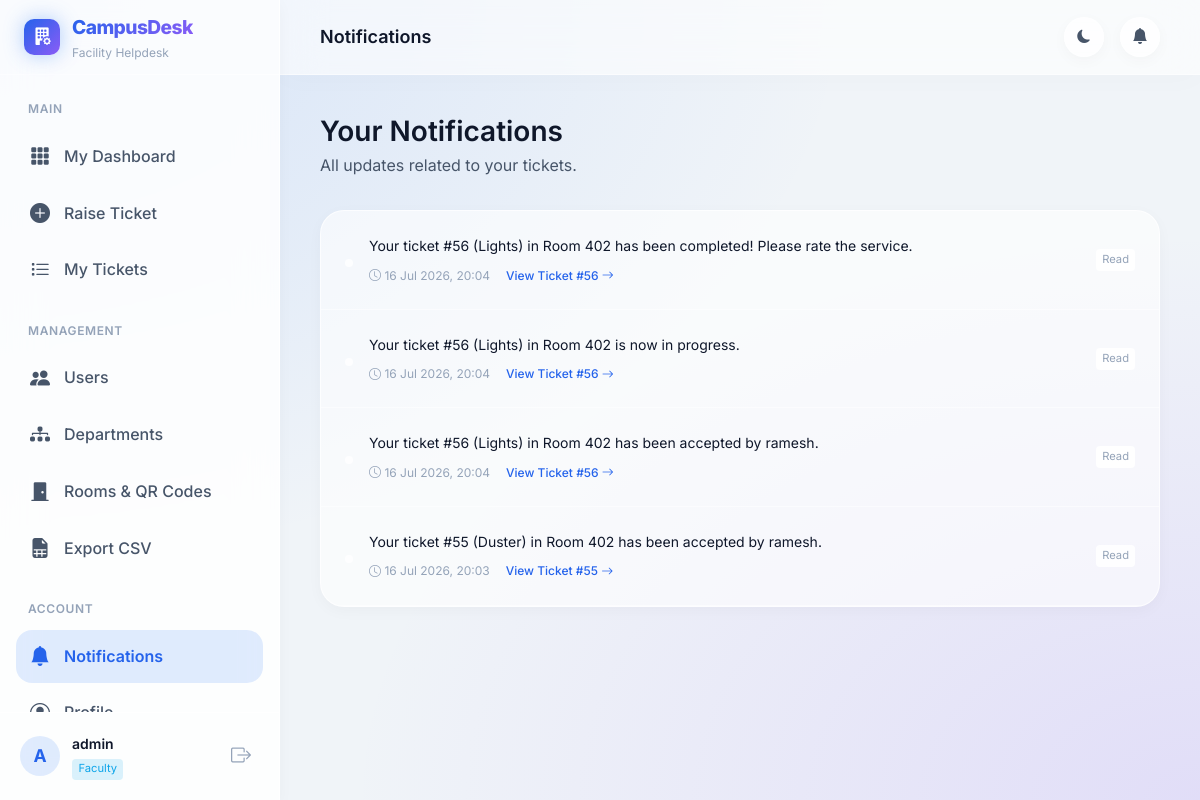
Screenshot of /notifications/ (signed in) with the database file from the repository.
### accounts/models.py (models this page shows, shortened)
class CustomUser(AbstractUser):
    ROLE_CHOICES = (
        ('ADMIN', 'Admin'),
        ('FACULTY', 'Faculty'),
        ('ATTENDER', 'Attender'),
    )
    role = models.CharField(max_length=15, choices=ROLE_CHOICES, default='FACULTY')
    phone_number = models.CharField(max_length=15, blank=True, null=True)
    department = models.ForeignKey(
        'tickets.Department',
        on_delete=models.SET_NULL,
        null=True,
        blank=True,
        related_name='users'
    )
    @property
    def is_admin_role(self):
        return self.role == 'ADMIN' or self.is_superuser

### notifications/models.py (models this page shows, shortened)
class Notification(models.Model):
    recipient = models.ForeignKey(
        settings.AUTH_USER_MODEL,
        on_delete=models.CASCADE,
        related_name='notifications'
    )
    ticket = models.ForeignKey(
        Ticket,
        on_delete=models.CASCADE,
        null=True,
        blank=True,
        related_name='notifications'
    )
    message = models.TextField()
    is_read = models.BooleanField(default=False)
    created_at = models.DateTimeField(auto_now_add=True)
    class Meta:
        ordering = ['-created_at']

### tickets/models.py (models this page shows, shortened)
class Ticket(models.Model):
    CATEGORY_CHOICES = (
        ('SUPPLIES', 'Classroom Supplies'),
        ('TECHNICAL', 'Technical Issues'),
        ('MAINTENANCE', 'Maintenance'),
    )
    SUB_CATEGORY_CHOICES = (
        ('Chalk', 'Chalk'),
        ('Duster', 'Duster'),
        ('Marker', 'Marker'),
        ('White Paper', 'White Paper'),
        ('Projector', 'Projector'),
        ('Microphone', 'Microphone'),
        ('Speaker', 'Speaker'),
        ('Smart Board', 'Smart Board'),
        ('Computer', 'Computer'),
        ('Internet', 'Internet'),
        ('Fan', 'Fan'),
        ('Lights', 'Lights'),
        ('Door', 'Door'),
        ('Bench', 'Bench'),
        ('Water Leakage', 'Water Leakage'),
    )
    PRIORITY_CHOICES = (
        ('LOW', 'Low'),
        ('MEDIUM', 'Medium'),
        ('HIGH', 'High'),
        ('EMERGENCY', 'Emergency'),
    )
    STATUS_CHOICES = (
        ('PENDING', 'Pending'),
        ('ACCEPTED', 'Accepted'),
        ('IN_PROGRESS', 'In Progress'),
        ('COMPLETED', 'Completed'),
        ('CANCELLED', 'Cancelled'),
    )
    faculty = models.ForeignKey(
        settings.AUTH_USER_MODEL,
        on_delete=models.CASCADE,
        related_name='raised_tickets'
    )
    attender = models.ForeignKey(
        settings.AUTH_USER_MODEL,
        on_delete=models.SET_NULL,
        null=True,
        blank=True,
        related_name='assigned_tickets'
    )
    room = models.ForeignKey(Room, on_delete=models.CASCADE, related_name='tickets')
    category = models.CharField(max_length=20, choices=CATEGORY_CHOICES)
    sub_category = models.CharField(max_length=50, choices=SUB_CATEGORY_CHOICES)
    priority = models.CharField(max_length=15, choices=PRIORITY_CHOICES, default='MEDIUM')
    status = models.CharField(max_length=15, choices=STATUS_CHOICES, default='PENDING')
    description = models.TextField(blank=True, null=True)
    created_at = models.DateTimeField(auto_now_add=True)
    accepted_at = models.DateTimeField(null=True, blank=True)
    completed_at = models.DateTimeField(null=True, blank=True)
    updated_at = models.DateTimeField(auto_now=True)
    class Meta:
        ordering = ['-created_at']

### dashboard/views.py (the view)
# urls.py: path('notifications/', views.notifications_view, name='notifications'),
@login_required
def notifications_view(request):
    notifications = Notification.objects.filter(recipient=request.user).order_by('-created_at')
    notifications.filter(is_read=False).update(is_read=True)
    return render(request, 'dashboard/notifications.html', {'notifications': notifications})

### templates/dashboard/notifications.html (shortened to what this page needs)
{% extends 'base_dashboard.html' %}
{% block nav_notifs %}active{% endblock %}
{% block page_title %}Notifications{% endblock %}
{% block content %}
<div class="page-header">
    <div>
        <h1 class="page-heading">Your Notifications</h1>
        <p class="page-subtitle">All updates related to your tickets.</p>
    </div>
</div>
<div class="card">
    <div class="card-body p-0">
        {% if notifications %}
        <ul class="notif-list notif-list-full">
            {% for notif in notifications %}
            <li class="notif-item-full {% if not notif.is_read %}notif-unread{% endif %}">
                <div class="notif-dot"></div>
                <div class="notif-content">
                    <p class="notif-message">{{ notif.message }}</p>
                    <div class="notif-meta">
                        <span class="notif-time"><i class="bi bi-clock"></i> {{ notif.created_at|date:"d M Y, H:i" }}</span>
                        {% if notif.ticket %}
                        <a href="{% url 'tickets:ticket_detail' notif.ticket.id %}" class="notif-link">
                            View Ticket #{{ notif.ticket.id }} <i class="bi bi-arrow-right"></i>
                        </a>
                        {% endif %}
                    </div>
                </div>
                <span class="notif-badge {% if notif.is_read %}notif-read-badge{% else %}notif-new-badge{% endif %}">
                    {% if notif.is_read %}Read{% else %}New{% endif %}
                </span>
            </li>
            {% endfor %}
        </ul>
        {% else %}
        <div class="empty-state empty-state-lg">
            <i class="bi bi-bell-slash empty-icon"></i>
            <h3>No notifications yet</h3>
            <p>You'll see updates here when ticket statuses change.</p>
        </div>
        {% endif %}
    </div>
</div>
{% endblock %}

### templates/base_dashboard.html (shortened to what this page needs)
{% load static %}
<!DOCTYPE html>
<html lang="en" data-theme="dark">
<head>
    <link rel="stylesheet" href="https://cdn.jsdelivr.net/npm/bootstrap-icons@1.11.3/font/bootstrap-icons.min.css">
    <link rel="stylesheet" href="{% static 'css/dashboard.css' %}">
</head>
<body>
<aside class="sidebar" id="sidebar">
    <div class="sidebar-brand">
        <div class="brand-icon">
            <i class="bi bi-building-fill-gear"></i>
        </div>
        <div class="brand-text">
            <span class="brand-name">CampusDesk</span>
            <span class="brand-tagline">Facility Helpdesk</span>
        </div>
    </div>
    <nav class="sidebar-nav">
        <div class="nav-section">
            <span class="nav-section-label">Main</span>
            {% if user.role == 'FACULTY' %}
            <a href="{% url 'dashboard:faculty_dashboard' %}" class="nav-item {% block nav_faculty %}{% endblock %}">
                <i class="bi bi-grid-3x3-gap-fill nav-icon"></i>
                <span>My Dashboard</span>
            </a>
            <a href="{% url 'tickets:raise_ticket' %}" class="nav-item {% block nav_raise %}{% endblock %}">
                <i class="bi bi-plus-circle-fill nav-icon"></i>
                <span>Raise Ticket</span>
            </a>
            <a href="{% url 'tickets:ticket_list' %}" class="nav-item {% block nav_list %}{% endblock %}">
                <i class="bi bi-list-task nav-icon"></i>
                <span>My Tickets</span>
            </a>
            {% endif %}
        </div>
        {% if user.is_admin_role %}
        <div class="nav-section">
            <span class="nav-section-label">Management</span>
            <a href="{% url 'accounts:manage_users' %}" class="nav-item {% block nav_users %}{% endblock %}">
                <i class="bi bi-people-fill nav-icon"></i>
                <span>Users</span>
            </a>
            <a href="{% url 'tickets:manage_departments' %}" class="nav-item {% block nav_depts %}{% endblock %}">
                <i class="bi bi-diagram-3-fill nav-icon"></i>
                <span>Departments</span>
            </a>
            <a href="{% url 'tickets:manage_rooms' %}" class="nav-item {% block nav_rooms %}{% endblock %}">
                <i class="bi bi-door-closed-fill nav-icon"></i>
                <span>Rooms & QR Codes</span>
            </a>
            <a href="{% url 'dashboard:export_tickets' %}" class="nav-item">
                <i class="bi bi-file-earmark-spreadsheet-fill nav-icon"></i>
                <span>Export CSV</span>
            </a>
        </div>
        {% endif %}
        <div class="nav-section">
            <span class="nav-section-label">Account</span>
            <a href="{% url 'dashboard:notifications' %}" class="nav-item {% block nav_notifs %}{% endblock %}">
                <i class="bi bi-bell-fill nav-icon"></i>
                <span>Notifications</span>
            </a>
            <a href="{% url 'accounts:profile' %}" class="nav-item {% block nav_profile %}{% endblock %}">
                <i class="bi bi-person-circle nav-icon"></i>
                <span>Profile</span>
            </a>
        </div>
    </nav>
    <div class="sidebar-footer">
        <div class="user-info">
            <div class="user-avatar">{{ user.username|first|upper }}</div>
            <div class="user-details">
                <span class="user-name">{{ user.username }}</span>
                <span class="user-role role-badge role-{{ user.role|lower }}">{{ user.get_role_display }}</span>
            </div>
        </div>
        <form method="post" action="{% url 'accounts:logout' %}">
            <button type="submit" class="logout-btn" title="Logout">
                <i class="bi bi-box-arrow-right"></i>
            </button>
        </form>
    </div>
</aside>
<div class="main-wrapper">
    <header class="topbar">
        <div class="topbar-title">
            {% block page_title %}Dashboard{% endblock %}
        </div>
        <div class="topbar-actions">
            <button class="icon-btn" id="themeToggle" title="Toggle theme">
                <i class="bi bi-moon-fill" id="themeIcon"></i>
            </button>
            <a href="{% url 'dashboard:notifications' %}" class="icon-btn notif-btn" title="Notifications">
                <i class="bi bi-bell-fill"></i>
            </a>
        </div>
    </header>
    <main class="main-content">
        {% block content %}{% endblock %}
    </main>
</div>
</body>
</html>

### rows the page displays
CustomUser: username|first "A", username "admin", role "Faculty"
Notification: message "Your ticket #56 (Lights) in Room 402 has been completed! Please rate the service.", created_at "16 Jul 2026, 20:04", ticket.id "56", is_read "Read"
Notification: message "Your ticket #56 (Lights) in Room 402 is now in progress.", created_at "16 Jul 2026, 20:04", ticket.id "56", is_read "Read"
Notification: message "Your ticket #56 (Lights) in Room 402 has been accepted by ramesh.", created_at "16 Jul 2026, 20:04", ticket.id "56", is_read "Read"
Notification: message "Your ticket #55 (Duster) in Room 402 has been accepted by ramesh.", created_at "16 Jul 2026, 20:03", ticket.id "55", is_read "Read"
